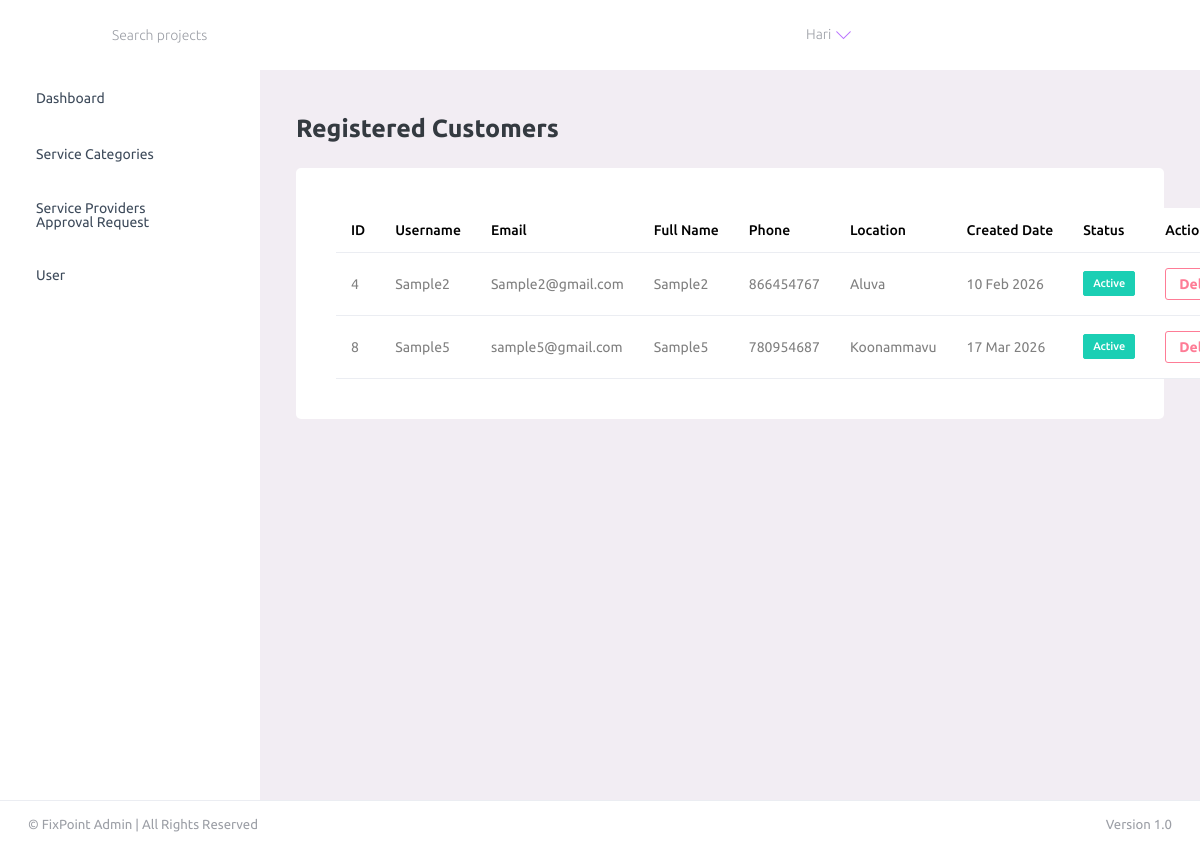
The page /FixPointAdmin/customers_details/ (signed in) on the database its author committed.
### UserApp/models.py (models this page shows, shortened)
class UserDb(models.Model):
    ROLE_CHOICES = (
        ('SERVICE_PROVIDER', 'Service Provider'),
        ('CUSTOMER', 'Customer'),
    )
    user = models.OneToOneField(
        User,
        on_delete=models.CASCADE,
        related_name="profile"
    )
    user_role = models.CharField(
        max_length=20,
        choices=ROLE_CHOICES
    )
    is_approved = models.BooleanField(default=False)

class CustomerProfileDb(models.Model):
    user = models.OneToOneField(UserDb, on_delete=models.CASCADE)
    full_name = models.CharField(max_length=150)
    phone_number = models.CharField(max_length=15, null=True, blank=True)
    location = models.CharField(max_length=150)
    latitude = models.DecimalField(
        max_digits=9,
        decimal_places=6,
        null=True,
        blank=True
    )
    longitude = models.DecimalField(
        max_digits=9,
        decimal_places=6,
        null=True,
        blank=True
    )
    created_at = models.DateTimeField(auto_now_add=True)
    rejection_reason = models.TextField(blank=True, null=True)

### AdminApp/views.py (the view)
# urls.py: path("customers_details/",views.customers_details,name="customers_details"),
@admin_required
def customers_details(request):
    customers = UserDb.objects.filter(
        user_role='CUSTOMER'
    ).select_related('customerprofiledb')
    context = {
        "customers": customers
    }
    return render(request, "customers-details.html",context )

### AdminApp/views.py (called while the page is built)
def admin_required(view_func):
    @wraps(view_func)
    def _wrapped_view(request, *args, **kwargs):
        if not request.user.is_authenticated:
            return redirect("admin_login")
        if not request.user.is_superuser:
            messages.error(request, "Please log in with an admin account.")
            return redirect("admin_login")
        return view_func(request, *args, **kwargs)
    return _wrapped_view

### AdminApp/templates/customers-details.html (shortened to what this page needs)
{% extends 'base.html' %}
{% load static %}
{% block content %}
<div class="content-wrapper">
    <div class="row">
        <div class="col-12">
            <h3 class="mb-4 font-weight-bold">Registered Customers</h3>
        </div>
    </div>
    <div class="card">
        <div class="card-body">
            <table class="table table-hover">
                <thead>
                    <tr>
                        <th>ID</th>
                        <th>Username</th>
                        <th>Email</th>
                        <th>Full Name</th>
                        <th>Phone</th>
                        <th>Location</th>
                        <th>Created Date</th>
                        <th>Status</th>
                        <th>Action</th>
                    </tr>
                </thead>
                <tbody>
                    {% for user in customers %}
                    <tr>
                        <td>{{ user.id }}</td>
                        <td>{{ user.user.username|default:"-" }}</td>
                        <td>{{ user.user.email|default:"-" }}</td>
                        <td>
                            {% if user.customerprofiledb %}
                            {{ user.customerprofiledb.full_name|default:"-" }}
                            {% else %}
                            -
                            {% endif %}
                        </td>
                        <td>
                            {% if user.customerprofiledb %}
                            {{ user.customerprofiledb.phone_number|default:"-" }}
                            {% else %}
                            -
                            {% endif %}
                        </td>
                        <td>
                            {% if user.customerprofiledb %}
                            {{ user.customerprofiledb.location|default:"-" }}
                            {% else %}
                            -
                            {% endif %}
                        </td>
                        <td>
                            {% if user.customerprofiledb and user.customerprofiledb.created_at %}
                            {{ user.customerprofiledb.created_at|date:"d M Y" }}
                            {% else %}
                            -
                            {% endif %}
                        </td>
                        <td>
                            {% if user.is_approved %}
                            <span class="badge badge-success">Active</span>
                            {% else %}
                            <span class="badge badge-secondary">Inactive</span>
                            {% endif %}
                        </td>
                        <td>
                            <a href="{% url 'delete_user' user.id %}" class="btn btn-sm btn-outline-danger"
                                onclick="return confirm('Are you sure you want to delete this customer? This action cannot be undone.');">
                                Delete
                            </a>
                        </td>
                    </tr>
                    {% endfor %}
                </tbody>
            </table>
        </div>
    </div>
</div>
{% endblock %}

### AdminApp/templates/base.html (shortened to what this page needs)
<!DOCTYPE html>
{% load static %}
<html lang="en">
<head>
    <link rel="stylesheet" href="{% static 'admin_app_assets/vendors/mdi/css/materialdesignicons.min.css' %}">
    <link rel="stylesheet" href="{% static 'admin_app_assets/vendors/ti-icons/css/themify-icons.css' %}">
    <link rel="stylesheet" href="{% static 'admin_app_assets/vendors/css/vendor.bundle.base.css' %}">
    <link rel="stylesheet" href="{% static 'admin_app_assets/vendors/font-awesome/css/font-awesome.min.css' %}">
    <link rel="stylesheet" href="{% static 'admin_app_assets/vendors/font-awesome/css/font-awesome.min.css' %}">
    <link rel="stylesheet"
        href="{% static 'admin_app_assets/vendors/bootstrap-datepicker/bootstrap-datepicker.min.css' %}">
    <link rel="stylesheet" href="{% static 'admin_app_assets/css/style.css' %}">
</head>
<body>
    <div class="container-scroller">
        <nav class="navbar default-layout-navbar col-lg-12 col-12 p-0 fixed-top d-flex flex-row">
            <div class="navbar-menu-wrapper d-flex align-items-stretch">
                <button class="navbar-toggler navbar-toggler align-self-center" type="button" data-toggle="minimize">
                    <span class="mdi mdi-menu"></span>
                </button>
                <div class="search-field d-none d-md-block">
                    <form class="d-flex align-items-center h-100" action="#">
                        <div class="input-group">
                            <div class="input-group-prepend bg-transparent">
                                <i class="input-group-text border-0 mdi mdi-magnify"></i>
                            </div>
                            <input type="text" class="form-control bg-transparent border-0"
                                placeholder="Search projects">
                        </div>
                    </form>
                </div>
                <ul class="navbar-nav navbar-nav-right">
                    <li class="nav-item d-none d-lg-block full-screen-link">
                        <a class="nav-link">
                            <i class="mdi mdi-fullscreen" id="fullscreen-button"></i>
                        </a>
                    </li>
                    {% if request.user.is_authenticated and request.user.is_superuser %}
                    <li class="nav-item nav-profile dropdown">
                        <a class="nav-link dropdown-toggle" id="profileDropdown" href="#" data-bs-toggle="dropdown"
                            aria-expanded="false">
                            <i class="mdi mdi-account-circle mdi-24px"></i>
                            <span class="ms-2">{{ request.user.username }}</span>
                        </a>
                    </li>
                    {% endif %}
                    <li class="nav-item nav-settings d-none d-lg-block">
                        <a class="nav-link" href="#">
                            <i class="mdi mdi-format-line-spacing"></i>
                        </a>
                    </li>
                </ul>
            </div>
        </nav>
        <div class="container-fluid page-body-wrapper">
            <nav class="sidebar sidebar-offcanvas" id="sidebar">
                <ul class="nav">
                    <li class="nav-item">
                        <a class="nav-link" href="{% url 'dashboard' %}">
                            <span class="menu-title">Dashboard</span>
                            <i class="mdi mdi-home menu-icon"></i>
                        </a>
                    </li>
                    <li class="nav-item">
                        <a class="nav-link" data-bs-toggle="collapse" href="#category-dropdown" aria-expanded="false"
                            aria-controls="ui-basic">
                            <span class="menu-title">Service Categories</span>
                            <i class="menu-arrow"></i>
                            <i class="mdi mdi-account-wrench menu-icon"></i>
                        </a>
                    </li>
                    <li class="nav-item">
                        <a class="nav-link" data-bs-toggle="collapse" href="#provider-dropdown" aria-expanded="false"
                            aria-controls="provider-dropdown">
                            <span class="menu-title">Service Providers Approval Request</span>
                            <i class="menu-arrow"></i>
                            <i class="mdi mdi-account-group menu-icon"></i>
                        </a>
                    </li>
                    <li class="nav-item">
                        <a class="nav-link" data-bs-toggle="collapse" href="#user-dropdown" aria-expanded="false"
                            aria-controls="provider-dropdown">
                            <span class="menu-title">User</span>
                            <i class="menu-arrow"></i>
                            <i class="mdi mdi-account-group menu-icon"></i>
                        </a>
                    </li>
                </ul>
            </nav>
            <div class="main-panel">
                {% block content %}
                {% endblock %}
            </div>
        </div>
        <footer class="footer bg-white border-top py-3">
            <div class="container-fluid d-flex justify-content-between">
                <span class="text-muted">
                    © {{ now|date:"Y" }} FixPoint Admin | All Rights Reserved
                </span>
                <span class="text-muted">
                    Version 1.0
                </span>
            </div>
        </footer>
    </div>
</body>
</html>

### rows shown on the page
UserDb: id "4", user.username "Sample2", user.email "Sample2@gmail.com", customerprofiledb.full_name "Sample2", customerprofiledb.phone_number "866454767", customerprofiledb.location "Aluva", customerprofiledb.created_at "10 Feb 2026", is_approved "Active"
UserDb: id "8", user.username "Sample5", user.email "sample5@gmail.com", customerprofiledb.full_name "Sample5", customerprofiledb.phone_number "780954687", customerprofiledb.location "Koonammavu", customerprofiledb.created_at "17 Mar 2026", is_approved "Active"

### other values the page prints
{{ request.user.username }} "Hari"
